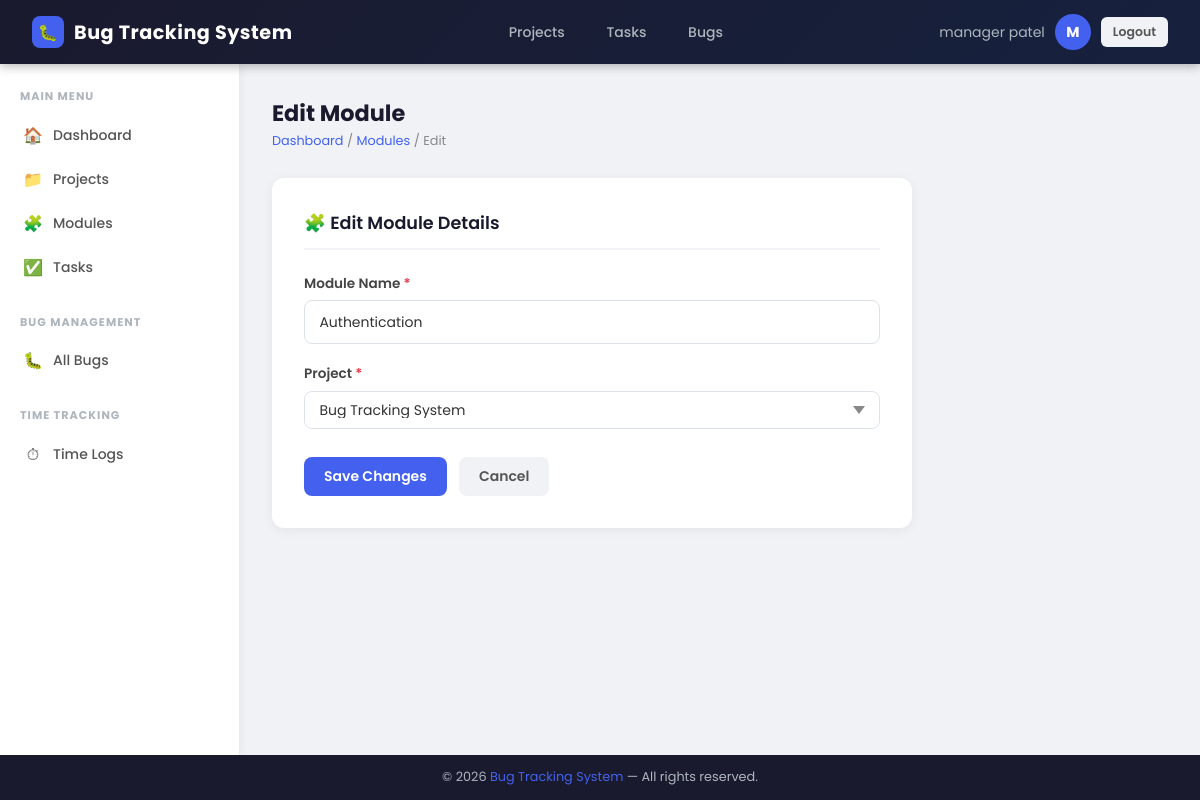
Screenshot of /projects/module/1/edit/ (signed in) with the database file from the repository.
### core/models.py (models this page shows, shortened)
class User(AbstractBaseUser,PermissionsMixin):
    class Meta:
        permissions = [
            ('can_staff', 'Can staff'),
        ]
    groups = models.ManyToManyField(
        Group,
        verbose_name=('groups'),
        blank=True,
        help_text=('The groups this user belongs to. A user will get all permissions granted to each of their groups.'),
        related_name="core_user_set",
        related_query_name="core_user",
    )
    user_permissions = models.ManyToManyField(
        Permission,
        verbose_name=('user permissions'),
        blank=True,
        help_text=('Specific permissions for this user.'),
        related_name="core_user_set",
        related_query_name="core_user",
    )
    GENDER_CHOICES = (
        ('male',   'Male'),
        ('female', 'Female'),
    )
    role_choice = (
    ('admin', 'Admin'),
    ('manager', 'Project Manager'),
    ('developer', 'Developer'),
    ('tester', 'Tester'),
    )
    email = models.EmailField(unique=True)
    first_name = models.CharField(max_length=50, null=True, blank=True)
    last_name = models.CharField(max_length=50, null=True, blank=True)
    gender = models.CharField(max_length=10, choices=GENDER_CHOICES, null=True, blank=True)
    phone_number = models.CharField(max_length=15, null=True, blank=True)
    role = models.CharField(max_length=20,choices=role_choice,default='developer')
    is_active = models.BooleanField(default=True)
    is_staff = models.BooleanField(default=False)
    is_admin = models.BooleanField(default=False)
    created_at = models.DateTimeField(auto_now_add=True)
    updated_at = models.DateTimeField(auto_now=True)
    objects = UserManager()
    USERNAME_FIELD = 'email'
    REQUIRED_FIELDS = []
    def get_full_name(self):
        full_name = f"{self.first_name or ''} {self.last_name or ''}".strip()
        return full_name if full_name else self.email

class Module(models.Model):
    project = models.ForeignKey(Project,on_delete=models.CASCADE,related_name='modules',db_column="project_id")
    name = models.CharField(max_length=200)
    class Meta:
        db_table = "modules"

### dashboards/decorators.py (the view)
        def wrapper_func(request, *args, **kwargs):
            if not request.user.is_authenticated:
                return redirect("login")
            if request.user.role in allowed_roles:
                return view_func(request, *args, **kwargs)
            else:
                return render(request, "dashboards/unauthorized.html")

### projects/forms.py
class ModuleForm(forms.ModelForm):
    class Meta:
        model = Module
        fields = ['project','name']

### projects/views.py (called while the page is built)
@role_required(allowed_roles=['admin', 'manager'])
def moduleEditView(request, id):
    module = get_object_or_404(Module, id=id)
    if request.method == 'POST':
        form = ModuleForm(request.POST, instance=module)
        if form.is_valid():
            form.save()
            return redirect('module_list')
        else:
            projects = Project.objects.all()
            return render(request,'projects/module_edit.html',{'form': form,'module': module,'projects': projects,
                'selected_project': str(module.project.id),
            })
    else:
        form = ModuleForm(instance=module)
        projects = Project.objects.all()
        return render(request,'projects/module_edit.html',{'form': form,'module': module,'projects': projects,
            'selected_project': str(module.project.id),
        })

### templates/projects/module_edit.html (shortened to what this page needs)
{% extends 'core/base.html' %}
{% block content %}
<div class="page-header">
    <div>
        <div class="page-title">Edit Module</div>
        <div class="breadcrumb"><span>Dashboard</span> / <span>Modules</span> / Edit</div>
    </div>
</div>
<div class="form-card">
    <div class="form-title">🧩 Edit Module Details</div>
    <form method="post" action="{% url 'module_edit' module.id %}">
        <div class="form-group">
            <label class="form-label" for="id_name">Module Name <span style="color:#e63946;">*</span></label>
            <input type="text" id="id_name" name="name" class="form-control" value="{{ form.name.value|default:'' }}" required>
        </div>
        <div class="form-group">
            <label class="form-label" for="id_project">Project <span style="color:#e63946;">*</span></label>
            <select id="id_project" name="project" class="form-control" required>
                {% for project in projects %}
                    <option value="{{ project.id }}" {% if selected_project == project.id|stringformat:"s" %}selected{% endif %}>{{ project.name }}</option>
                {% endfor %}
            </select>
        </div>
        <div class="form-actions">
            <button type="submit" class="btn btn-primary">Save Changes</button>
            <a href="{% url 'module_list' %}" class="btn btn-secondary">Cancel</a>
        </div>
    </form>
</div>
{% endblock %}

### templates/core/base.html (shortened to what this page needs)
{% load static %}
<!DOCTYPE html>
<html lang="en">
<head>
    <link rel="stylesheet" href="{% static 'css/style.css' %}">
</head>
<body>
<nav class="navbar">
    {% if user.role == 'admin' %}
        <a href="{% url 'adminDashboard' %}" class="navbar-brand">
    {% elif user.role == 'manager' %}
        <a href="{% url 'managerDashboard' %}" class="navbar-brand">
    {% elif user.role == 'developer' %}
        <a href="{% url 'developerDashboard' %}" class="navbar-brand">
    {% elif user.role == 'tester' %}
        <a href="{% url 'testerDashboard' %}" class="navbar-brand">
    {% else %}
        <a href="{% url 'login' %}" class="navbar-brand">
    {% endif %}
        <div class="brand-icon">🐛</div>
        Bug Tracking System
    </a>
    {% if user.is_authenticated %}
    <div class="navbar-nav">
        {% if user.role == 'admin' or user.role == 'manager' %}
            <a href="{% url 'project_list' %}">Projects</a>
            <a href="{% url 'task_list' %}">Tasks</a>
        {% endif %}
        <a href="{% url 'bug_list' %}">Bugs</a>
    </div>
    <div class="navbar-user">
        <span>{{ user.get_full_name }}</span>
        <div class="avatar">{{ user.first_name|first|upper }}</div>
        <a href="{% url 'logout' %}" class="btn btn-secondary btn-sm">Logout</a>
    </div>
    {% endif %}
</nav>
<div class="layout-wrapper">
    {% if user.is_authenticated %}
    <aside class="sidebar">
        {% if user.role == 'admin' %}
        <div class="sidebar-section">
            <div class="sidebar-label">Main Menu</div>
            <nav class="sidebar-nav">
                <a href="{% url 'adminDashboard' %}">
                    <span class="nav-icon">🏠</span> Dashboard
                </a>
                <a href="{% url 'project_list' %}">
                    <span class="nav-icon">📁</span> Projects
                </a>
                <a href="{% url 'module_list' %}">
                    <span class="nav-icon">🧩</span> Modules
                </a>
                <a href="{% url 'task_list' %}">
                    <span class="nav-icon">✅</span> Tasks
                </a>
            </nav>
        </div>
        <div class="sidebar-section">
            <div class="sidebar-label">Bug Management</div>
            <nav class="sidebar-nav">
                <a href="{% url 'bug_list' %}">
                    <span class="nav-icon">🐛</span> All Bugs
                </a>
            </nav>
        </div>
        <div class="sidebar-section">
            <div class="sidebar-label">Time Tracking</div>
            <nav class="sidebar-nav">
                <a href="{% url 'timelog_list' %}">
                    <span class="nav-icon">⏱</span> Time Logs
                </a>
            </nav>
        </div>
        {% elif user.role == 'manager' %}
        <div class="sidebar-section">
            <div class="sidebar-label">Main Menu</div>
            <nav class="sidebar-nav">
                <a href="{% url 'managerDashboard' %}">
                    <span class="nav-icon">🏠</span> Dashboard
                </a>
                <a href="{% url 'project_list' %}">
                    <span class="nav-icon">📁</span> Projects
                </a>
                <a href="{% url 'module_list' %}">
                    <span class="nav-icon">🧩</span> Modules
                </a>
                <a href="{% url 'task_list' %}">
                    <span class="nav-icon">✅</span> Tasks
                </a>
            </nav>
        </div>
        <div class="sidebar-section">
            <div class="sidebar-label">Bug Management</div>
            <nav class="sidebar-nav">
                <a href="{% url 'bug_list' %}">
                    <span class="nav-icon">🐛</span> All Bugs
                </a>
            </nav>
        </div>
        <div class="sidebar-section">
            <div class="sidebar-label">Time Tracking</div>
            <nav class="sidebar-nav">
                <a href="{% url 'timelog_list' %}">
                    <span class="nav-icon">⏱</span> Time Logs
                </a>
            </nav>
        </div>
        {% endif %}
    </aside>
    {% endif %}
    <main class="main-content">
        {% block content %}{% endblock %}
    </main>
</div>
<footer class="footer">
    &copy; 2026 <span>Bug Tracking System</span> &mdash; All rights reserved.
</footer>
</body>
</html>

### static/css/style.css (style rules this page uses)
*, *::before, *::after { box-sizing: border-box; margin: 0; padding: 0; }
html { font-size: 16px; scroll-behavior: smooth; }
body { font-family: 'Poppins', sans-serif; background-color: #f0f2f5; color: #333; min-height: 100vh; display: flex; flex-direction: column; }
a { text-decoration: none; color: inherit; }
.navbar { background: linear-gradient(135deg, #1a1a2e 0%, #16213e 100%); color: #fff; padding: 0 2rem; height: 64px; display: flex; align-items: center; justify-content: space-between; position: sticky; top: 0; z-index: 1000; box-shadow: 0 2px 10px rgba(0,0,0,0.3); }
.navbar-brand { display: flex; align-items: center; gap: 10px; font-size: 1.2rem; font-weight: 700; color: #fff; letter-spacing: 0.5px; }
.navbar-brand .brand-icon { width: 32px; height: 32px; background: #4361ee; border-radius: 8px; display: flex; align-items: center; justify-content: center; font-size: 1rem; }
.navbar-nav { display: flex; align-items: center; gap: 1rem; }
.navbar-nav a { color: #adb5bd; font-size: 0.875rem; font-weight: 500; padding: 0.4rem 0.8rem; border-radius: 6px; transition: background 0.2s, color 0.2s; }
.navbar-user { display: flex; align-items: center; gap: 10px; color: #adb5bd; font-size: 0.875rem; }
.navbar-user .avatar { width: 36px; height: 36px; border-radius: 50%; background: #4361ee; display: flex; align-items: center; justify-content: center; font-weight: 700; font-size: 0.9rem; color: #fff; }
.layout-wrapper { display: flex; flex: 1; min-height: calc(100vh - 64px - 48px); }
.sidebar { width: 240px; min-width: 240px; background: #fff; border-right: 1px solid #e9ecef; padding: 1.5rem 0; box-shadow: 2px 0 8px rgba(0,0,0,0.04); display: flex; flex-direction: column; }
.sidebar-section { margin-bottom: 1.5rem; }
.sidebar-label { text-transform: uppercase; font-size: 0.7rem; font-weight: 700; color: #adb5bd; letter-spacing: 1px; padding: 0 1.25rem; margin-bottom: 0.5rem; }
.sidebar-nav a { display: flex; align-items: center; gap: 10px; padding: 0.6rem 1.25rem; color: #555; font-size: 0.875rem; font-weight: 500; border-left: 3px solid transparent; transition: all 0.2s; }
.sidebar-nav .nav-icon { font-size: 1rem; width: 20px; text-align: center; }
.main-content { flex: 1; padding: 2rem; overflow-x: hidden; }
.form-card { background: #fff; border-radius: 12px; box-shadow: 0 2px 12px rgba(0,0,0,0.06); padding: 2rem; max-width: 640px; }
.form-title { font-size: 1.1rem; font-weight: 600; color: #1a1a2e; margin-bottom: 1.5rem; padding-bottom: 0.75rem; border-bottom: 2px solid #f0f2f5; }
.form-group { margin-bottom: 1.25rem; }
.form-label { display: block; font-size: 0.85rem; font-weight: 600; color: #444; margin-bottom: 0.4rem; }
.form-control { width: 100%; padding: 0.65rem 0.9rem; border: 1.5px solid #dde2e8; border-radius: 8px; font-family: 'Poppins', sans-serif; font-size: 0.875rem; color: #333; background: #fff; transition: border-color 0.2s, box-shadow 0.2s; outline: none; }
.form-control::placeholder { color: #aaa; }
select.form-control { cursor: pointer; appearance: none; background-repeat: no-repeat; background-position: right 0.9rem center; padding-right: 2.2rem; }
.form-actions { display: flex; gap: 0.75rem; margin-top: 1.75rem; }
.btn { display: inline-flex; align-items: center; gap: 6px; padding: 0.55rem 1.25rem; border: none; border-radius: 8px; font-family: 'Poppins', sans-serif; font-size: 0.875rem; font-weight: 600; cursor: pointer; transition: all 0.2s; white-space: nowrap; text-decoration: none; }
.btn-primary { background: #4361ee; color: #fff; }
.btn-secondary { background: #f0f2f5; color: #555; }
.btn-sm { padding: 0.35rem 0.75rem; font-size: 0.78rem; border-radius: 6px; }
.page-header { display: flex; align-items: center; justify-content: space-between; margin-bottom: 1.75rem; flex-wrap: wrap; gap: 1rem; }
.page-title { font-size: 1.4rem; font-weight: 700; color: #1a1a2e; }
.breadcrumb { font-size: 0.8rem; color: #888; margin-top: 2px; }
.breadcrumb span { color: #4361ee; }
.footer { background: #1a1a2e; color: #adb5bd; text-align: center; padding: 0.85rem 2rem; font-size: 0.8rem; }
.footer span { color: #4361ee; }

### rows the page displays
User: get_full_name "manager patel", first_name|first "M"
Module: name "Authentication"

### other values shown
form field project "Bug Tracking System"
